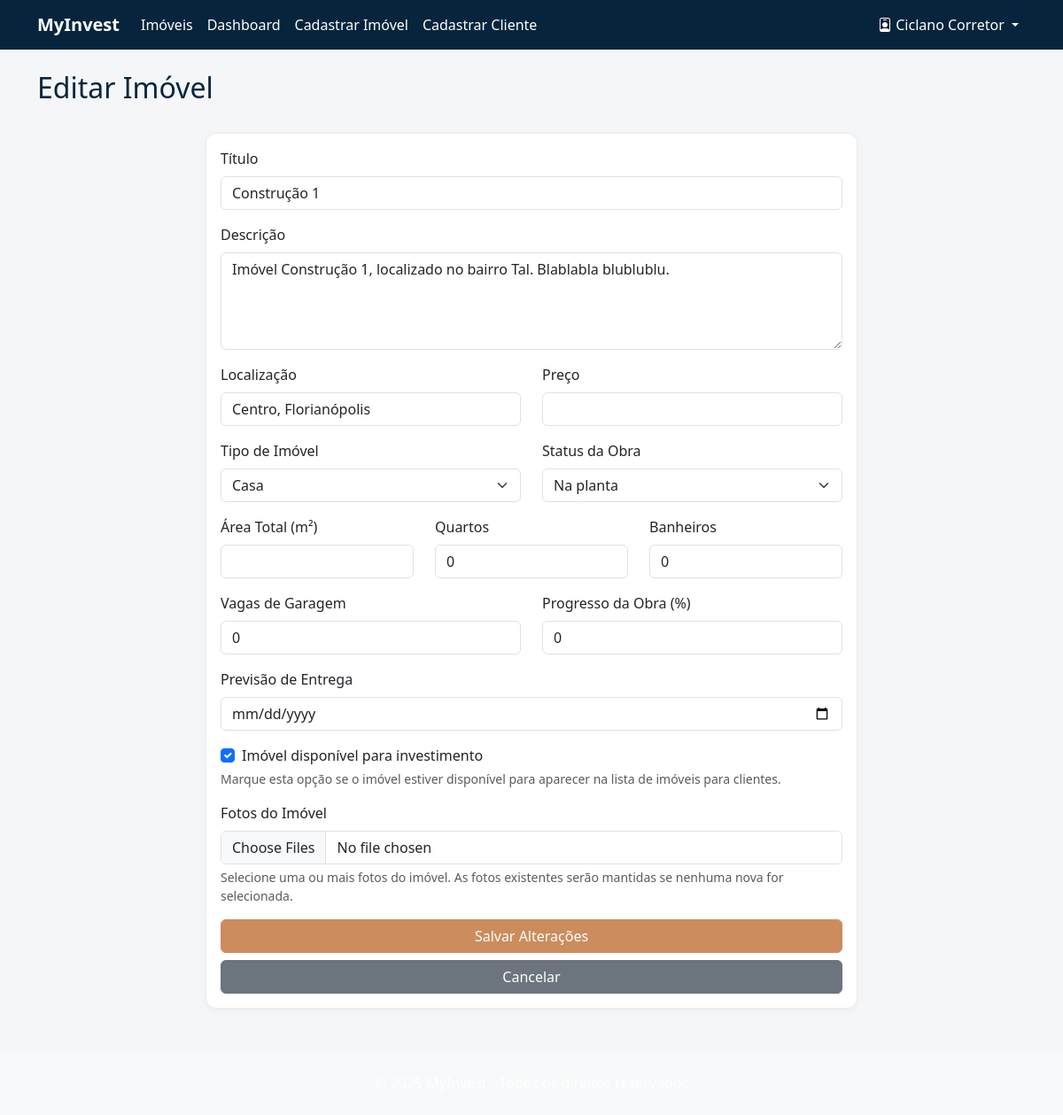
Page /corretor/imoveis/1/editar/ (signed in) on the earlier database version.
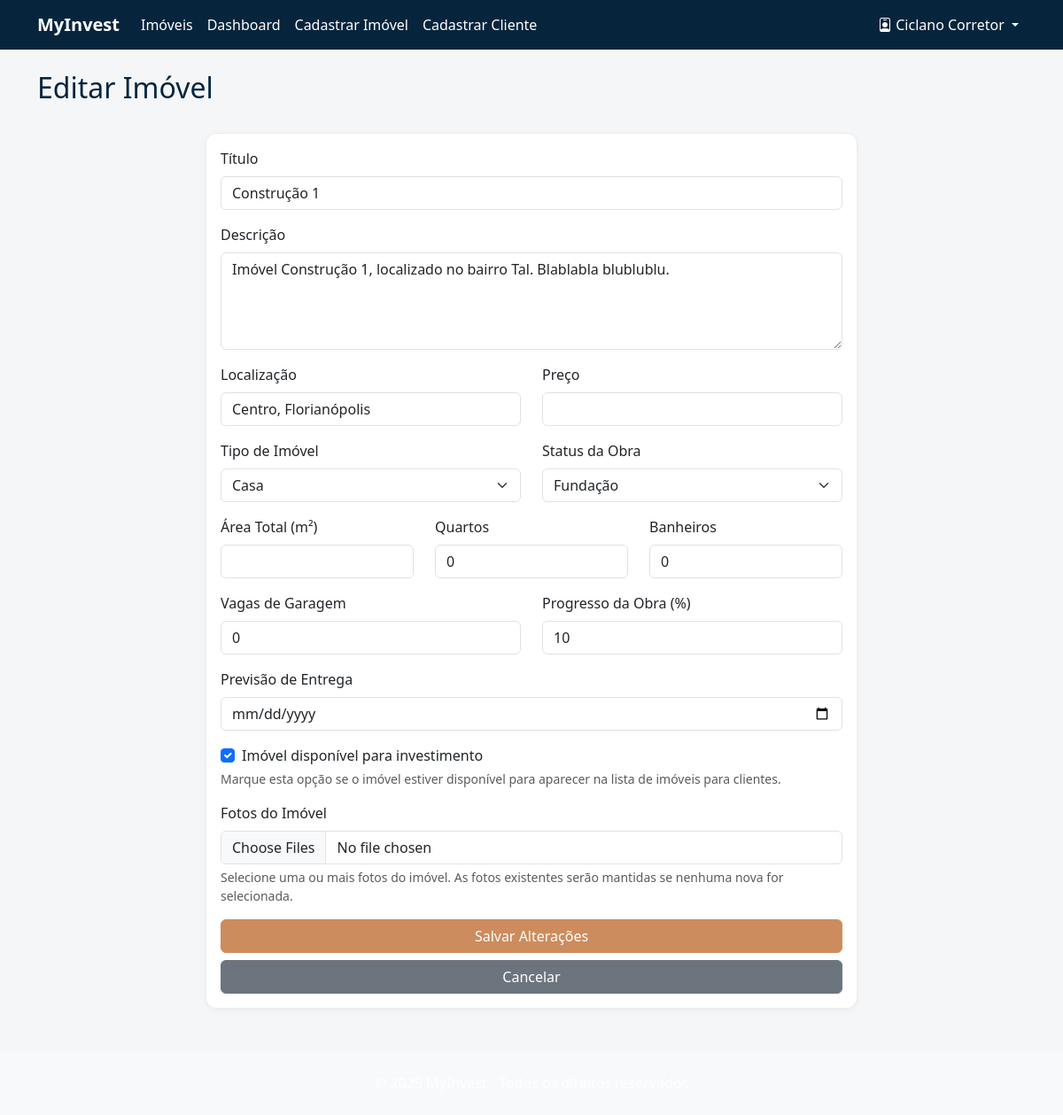
Same page on the later database version.
### myinvest/models.py (models this page shows, shortened)
class Imovel(models.Model):
    STATUS_OPCOES = [
        ('planta', 'Na planta'),
        ('fundacao', 'Fundação'),
        ('estrutura', 'Estrutura'),
        ('acabamento', 'Acabamento'),
        ('finalizado', 'Finalizado'),
    ]
    TIPO_IMOVEL = [
        ('casa', 'Casa'),
        ('apartamento', 'Apartamento'),
        ('comercial', 'Comercial'),
        ('terreno', 'Terreno'),
    ]
    titulo = models.CharField("Título", max_length=100)
    descricao = models.TextField("Descrição")
    localizacao = models.CharField("Localização", max_length=200)
    preco = models.DecimalField("Preço", max_digits=12, decimal_places=2)
    status_obra = models.CharField("Status da Obra", max_length=20, choices=STATUS_OPCOES)
    tipo_imovel = models.CharField("Tipo de Imóvel", max_length=20, choices=TIPO_IMOVEL)
    area_total = models.DecimalField("Área Total (m²)", max_digits=10, decimal_places=2, null=True, blank=True)
    quartos = models.IntegerField("Número de Quartos", default=0)
    banheiros = models.IntegerField("Número de Banheiros", default=0)
    vagas_garagem = models.IntegerField("Vagas de Garagem", default=0)
    progresso_obra = models.IntegerField("Progresso da Obra (%)",
                                       validators=[MinValueValidator(0), MaxValueValidator(100)],
                                       default=0)
    data_cadastro = models.DateTimeField("Data de Cadastro", default=timezone.now)
    data_previsao_entrega = models.DateField("Previsão de Entrega", null=True, blank=True)
    disponivel = models.BooleanField("Disponível para investimento", default=True)
    corretor = models.ForeignKey(Corretor, on_delete=models.CASCADE, related_name="imoveis")
    anunciado_por_cliente = models.BooleanField("Anunciado por Cliente", default=False)
    cliente_anunciante = models.ForeignKey('Cliente', on_delete=models.SET_NULL,
                                         null=True, blank=True, related_name="imoveis_anunciados")

### myinvest/views.py (the view)
# urls.py: path('corretor/imoveis/<int:imovel_id>/editar/', views.editar_imovel, name='editar_imovel'),
@login_required
def editar_imovel(request, imovel_id):
    imovel = get_object_or_404(Imovel, id=imovel_id)
    if request.user.corretor != imovel.corretor:
        messages.error(request, 'Acesso negado.')
        return redirect('home')
    if request.method == 'POST':
        form = ImovelForm(request.POST, request.FILES, instance=imovel)
        if form.is_valid():
            form.save()
            messages.success(request, 'Imóvel atualizado com sucesso!')
            return redirect('detalhe_imovel', imovel_id=imovel.id)
    else:
        form = ImovelForm(instance=imovel)
    return render(request, 'corretor/editar_imovel.html', {'form': form, 'imovel': imovel})

### myinvest/forms.py
class ImovelForm(forms.ModelForm):
    fotos = MultipleFileField(
        required=False,
        help_text='Selecione uma ou mais fotos'
    )
    class Meta:
        model = Imovel
        fields = [
            'titulo', 'descricao', 'localizacao', 'preco',
            'tipo_imovel', 'status_obra', 'area_total',
            'quartos', 'banheiros', 'vagas_garagem',
            'progresso_obra', 'data_previsao_entrega',
            'disponivel'
        ]
        widgets = {
            'descricao': forms.Textarea(attrs={'rows': 4}),
            'data_previsao_entrega': forms.DateInput(attrs={'type': 'date'}),
            'progresso_obra': forms.NumberInput(attrs={'min': 0, 'max': 100}),
            'tipo_imovel': forms.Select(attrs={'class': 'form-select'}),
            'status_obra': forms.Select(attrs={'class': 'form-select'})
        }

### myinvest/models.py (called while the page is built)
    @property
    def notificacoes_nao_lidas(self):
        return self.user.notificacoes.filter(lida=False).count()

### myinvest/templatetags/notificacoes.py (called while the page is built)
@register.simple_tag
def notificacoes_nao_lidas(user):
    return user.notificacoes.filter(lida=False).count()

### myinvest/templates/corretor/editar_imovel.html (shortened to what this page needs)
{% extends 'base.html' %}
{% block content %}
<div class="row mb-4">
    <div class="col">
        <h2>Editar Imóvel</h2>
    </div>
</div>
<div class="row">
    <div class="col-md-8 mx-auto">
        <div class="card">
            <div class="card-body">
                <form method="post" enctype="multipart/form-data">
                    <div class="mb-3">
                        <label for="{{ form.titulo.id_for_label }}" class="form-label">Título</label>
                        <input type="text" class="form-control" id="{{ form.titulo.id_for_label }}" name="{{ form.titulo.html_name }}" value="{{ form.titulo.value|default:'' }}" required>
                    </div>
                    <div class="mb-3">
                        <label for="{{ form.descricao.id_for_label }}" class="form-label">Descrição</label>
                        <textarea class="form-control" id="{{ form.descricao.id_for_label }}" name="{{ form.descricao.html_name }}" rows="4" required>{{ form.descricao.value|default:'' }}</textarea>
                    </div>
                    <div class="row">
                        <div class="col-md-6">
                            <div class="mb-3">
                                <label for="{{ form.localizacao.id_for_label }}" class="form-label">Localização</label>
                                <input type="text" class="form-control" id="{{ form.localizacao.id_for_label }}" name="{{ form.localizacao.html_name }}" value="{{ form.localizacao.value|default:'' }}" required>
                            </div>
                        </div>
                        <div class="col-md-6">
                            <div class="mb-3">
                                <label for="{{ form.preco.id_for_label }}" class="form-label">Preço</label>
                                <input type="number" class="form-control" id="{{ form.preco.id_for_label }}" name="{{ form.preco.html_name }}" value="{{ form.preco.value|default:'' }}" step="0.01" required>
                            </div>
                        </div>
                    </div>
                    <div class="row">
                        <div class="col-md-6">
                            <div class="mb-3">
                                <label for="{{ form.tipo_imovel.id_for_label }}" class="form-label">Tipo de Imóvel</label>
                                <select class="form-select" id="{{ form.tipo_imovel.id_for_label }}" name="{{ form.tipo_imovel.html_name }}" required>
                                    {% for value, label in form.tipo_imovel.field.choices %}
                                        <option value="{{ value }}" {% if form.tipo_imovel.value == value %}selected{% endif %}>{{ label }}</option>
                                    {% endfor %}
                                </select>
                            </div>
                        </div>
                        <div class="col-md-6">
                            <div class="mb-3">
                                <label for="{{ form.status_obra.id_for_label }}" class="form-label">Status da Obra</label>
                                <select class="form-select" id="{{ form.status_obra.id_for_label }}" name="{{ form.status_obra.html_name }}" required>
                                    {% for value, label in form.status_obra.field.choices %}
                                        <option value="{{ value }}" {% if form.status_obra.value == value %}selected{% endif %}>{{ label }}</option>
                                    {% endfor %}
                                </select>
                            </div>
                        </div>
                    </div>
                    <div class="row">
                        <div class="col-md-4">
                            <div class="mb-3">
                                <label for="{{ form.area_total.id_for_label }}" class="form-label">Área Total (m²)</label>
                                <input type="number" class="form-control" id="{{ form.area_total.id_for_label }}" name="{{ form.area_total.html_name }}" value="{{ form.area_total.value|default:'' }}" step="0.01" required>
                            </div>
                        </div>
                        <div class="col-md-4">
                            <div class="mb-3">
                                <label for="{{ form.quartos.id_for_label }}" class="form-label">Quartos</label>
                                <input type="number" class="form-control" id="{{ form.quartos.id_for_label }}" name="{{ form.quartos.html_name }}" value="{{ form.quartos.value|default:'0' }}" min="0" required>
                            </div>
                        </div>
                        <div class="col-md-4">
                            <div class="mb-3">
                                <label for="{{ form.banheiros.id_for_label }}" class="form-label">Banheiros</label>
                                <input type="number" class="form-control" id="{{ form.banheiros.id_for_label }}" name="{{ form.banheiros.html_name }}" value="{{ form.banheiros.value|default:'0' }}" min="0" required>
                            </div>
                        </div>
                    </div>
                    <div class="row">
                        <div class="col-md-6">
                            <div class="mb-3">
                                <label for="{{ form.vagas_garagem.id_for_label }}" class="form-label">Vagas de Garagem</label>
                                <input type="number" class="form-control" id="{{ form.vagas_garagem.id_for_label }}" name="{{ form.vagas_garagem.html_name }}" value="{{ form.vagas_garagem.value|default:'0' }}" min="0" required>
                            </div>
                        </div>
                        <div class="col-md-6">
                            <div class="mb-3">
                                <label for="{{ form.progresso_obra.id_for_label }}" class="form-label">Progresso da Obra (%)</label>
                                <input type="number" class="form-control" id="{{ form.progresso_obra.id_for_label }}" name="{{ form.progresso_obra.html_name }}" value="{{ form.progresso_obra.value|default:'0' }}" min="0" max="100" required>
                            </div>
                        </div>
                    </div>
                    <div class="mb-3">
                        <label for="{{ form.data_previsao_entrega.id_for_label }}" class="form-label">Previsão de Entrega</label>
                        <input type="date" class="form-control" id="{{ form.data_previsao_entrega.id_for_label }}" name="{{ form.data_previsao_entrega.html_name }}" value="{{ form.data_previsao_entrega.value|date:'Y-m-d'|default:'' }}">
                    </div>
                    <div class="mb-3">
                        <div class="form-check">
                            <input type="checkbox" class="form-check-input" id="{{ form.disponivel.id_for_label }}" name="{{ form.disponivel.html_name }}" {% if form.disponivel.value %}checked{% endif %}>
                            <label class="form-check-label" for="{{ form.disponivel.id_for_label }}">
                                Imóvel disponível para investimento
                            </label>
                        </div>
                        <div class="form-text">Marque esta opção se o imóvel estiver disponível para aparecer na lista de imóveis para clientes.</div>
                    </div>
                    <div class="mb-3">
                        <label for="{{ form.fotos.id_for_label }}" class="form-label">Fotos do Imóvel</label>
                        <input type="file" class="form-control" id="{{ form.fotos.id_for_label }}" name="{{ form.fotos.html_name }}" multiple accept="image/*">
                        <div class="form-text">Selecione uma ou mais fotos do imóvel. As fotos existentes serão mantidas se nenhuma nova for selecionada.</div>
                    </div>
                    <div class="d-grid gap-2">
                        <button type="submit" class="btn btn-primary">Salvar Alterações</button>
                        <a href="{% url 'dashboard_corretor' %}" class="btn btn-secondary">Cancelar</a>
                    </div>
                </form>
            </div>
        </div>
    </div>
</div>
{% endblock %}

### myinvest/templates/base.html (shortened to what this page needs)
{% load static %}
{% load notificacoes %}
<!DOCTYPE html>
<html lang="pt-br">
<head>
    <link href="https://cdn.jsdelivr.net/npm/bootstrap@5.3.0/dist/css/bootstrap.min.css" rel="stylesheet">
    <link rel="stylesheet" href="https://cdn.jsdelivr.net/npm/bootstrap-icons@1.7.2/font/bootstrap-icons.css">
    <link rel="stylesheet" href="{% static 'css/theme.css' %}">
</head>
<body>
    <nav class="navbar navbar-expand-lg navbar-dark bg-primary">
        <div class="container">
            <a class="navbar-brand" href="{% url 'home' %}">MyInvest</a>
            <div class="collapse navbar-collapse" id="navbarNav">
                <ul class="navbar-nav me-auto">
                    <li class="nav-item">
                        <a class="nav-link" href="{% url 'listar_imoveis' %}">Imóveis</a>
                    </li>
                    {% if user.is_authenticated %}
                        {% if user.corretor %}
                            <li class="nav-item">
                                <a class="nav-link" href="{% url 'dashboard_corretor' %}">Dashboard</a>
                            </li>
                            <li class="nav-item">
                                <a class="nav-link" href="{% url 'cadastrar_imovel' %}">Cadastrar Imóvel</a>
                            </li>
                            <li class="nav-item">
                                <a class="nav-link" href="{% url 'cadastrar_cliente' %}">Cadastrar Cliente</a>
                            </li>
                        {% endif %}
                    {% endif %}
                </ul>
                <ul class="navbar-nav">
                    {% if user.is_authenticated %}
                        {% if user.corretor %}
                            <li class="nav-item">
                                <a class="nav-link" href="{% url 'notificacoes' %}">
                                </a>
                            </li>
                        {% endif %}
                        <li class="nav-item dropdown">
                            <a class="nav-link dropdown-toggle" href="#" id="navbarDropdown" role="button" data-bs-toggle="dropdown">
                                {% if user.corretor %}
                                    <i class="bi bi-person-badge"></i>
                                {% elif user.cliente %}
                                    <i class="bi bi-person"></i>
                                {% endif %}
                                {{ user.get_full_name|default:user.username }}
                            </a>
                        </li>
                    {% else %}
                        <li class="nav-item">
                            <a class="nav-link" href="{% url 'login' %}">Entrar</a>
                        </li>
                    {% endif %}
                </ul>
            </div>
        </div>
    </nav>
    <div class="container mt-4">
        {% block content %}{% endblock %}
    </div>
    <footer class="bg-light py-4 mt-5">
        <div class="container text-center">
            <p class="mb-0">&copy; 2025 MyInvest - Todos os direitos reservados</p>
        </div>
    </footer>
</body>
</html>

### static/css/theme.css (style rules this page uses)
body { background: #F5F6F7; color: #222; font-family: 'Segoe UI', Arial, sans-serif; }
.navbar, .bg-primary { background: #06253D !important; color: #fff !important; }
.navbar .nav-link, .navbar-brand { color: #fff !important; font-weight: 500; }
footer { background: #06253D; color: #fff; }
h1, h2, h3, h4, h5, h6, .card-title { color: #06253D; }
a, .link-primary { color: #CC8C5D; text-decoration: none; }
.btn-primary, .btn-info, .btn-success { background: #CC8C5D; border-color: #CC8C5D; color: #fff; font-weight: 500; transition: background 0.2s, border 0.2s; }
.card { background: #fff; border: 1px solid #e9ecef; border-radius: 12px; box-shadow: 0 2px 8px rgba(6,37,61,0.04); }

### myinvest/templates/base.html (style rules this page uses)
.navbar-brand { font-weight: bold; }
.card { transition: transform 0.2s; }

Differences in the rows shown:
changed Imovel "Construção 1": status_obra "Na planta" → "Fundação"
Other differences:
form field progresso_obra: "0" → "10"
